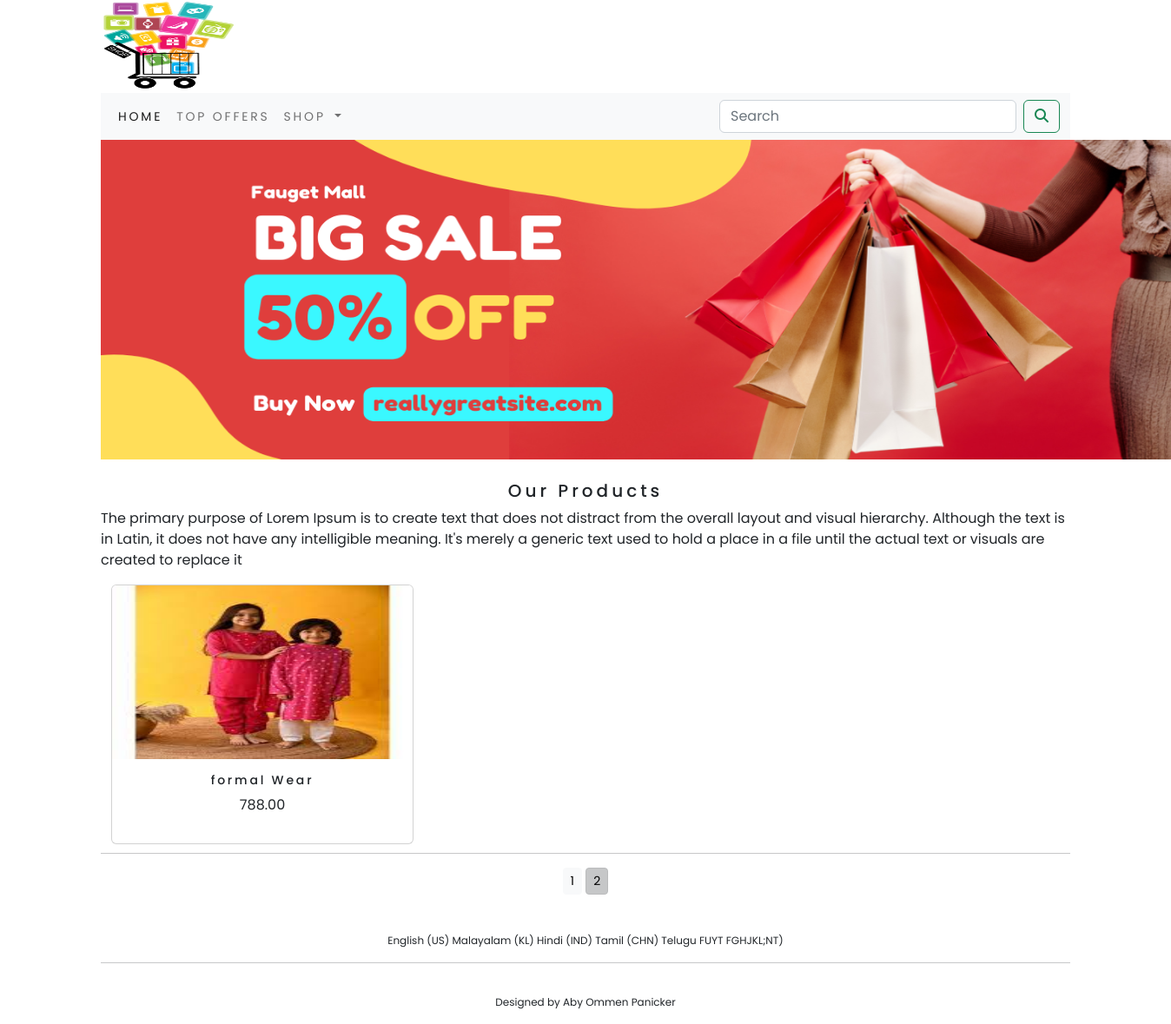
Screenshot of /shop/?page=2 with the database file from the repository.
### shop/models.py (models this page shows, shortened)
class Product(models.Model):
    name=models.CharField(max_length=250,unique=True)
    slug=models.SlugField(max_length=250,unique=True)
    description=models.TextField(blank=True)
    price=models.DecimalField(max_digits=10,decimal_places=2)
    category=models.ForeignKey(Category,on_delete=models.CASCADE)
    image = models.ImageField(upload_to='product',blank=True)
    stock=models.IntegerField()
    available=models.BooleanField(default=True)
    created=models.DateTimeField(auto_now_add=True)
    updated=models.DateTimeField(auto_now=True)
    def get_url(self):
        return reverse('shop:prodCatdetail',args=[self.category.slug,self.slug])
    class Meta:
        ordering=('name',)
        verbose_name='product'
        verbose_name_plural='products'

### shop/views.py (the view)
# urls.py: path('',views.allProdCat,name='allProdCat'),
def allProdCat(request,c_slug=None):
    c_page = None
    products_list = None
    if c_slug!= None:
        c_page = get_object_or_404(Category,slug=c_slug)
        products_list = Product.objects.all().filter(category=c_page,available=True)
    else:
        products_list = Product.objects.all().filter(available=True)
    paginator=Paginator(products_list,6)
    try:
        page=int(request.GET.get('page','1'))
    except:
        page=1
    try:
        products = paginator.page(page)
    except (EmptyPage,InvalidPage):
        products = paginator.page(paginator.num_pages)
    return render(request,"category.html",{'category':c_page, "products":products})

### cart/context_processors.py (called while the page is built)
def counter(request):
    item_count=0
    if 'admin' in request.path:
        return {}
    else:
        try:
            cart=Cart.objects.filter(cart_id=_cart_id(request))
            cart_items=CartItem.objects.all().filter(cart=cart[:1])
            for cart_item in cart_items:
                item_count += cart_item.quantity
        except Cart.DoesNotExist:
            item_count=0
    return  dict(item_count=item_count)

### cart/views.py (called while the page is built)
def _cart_id(request):
    cart = request.session.session_key
    if not cart:
        cart = request.session.create()
    return cart

### shop/context_processors.py (called while the page is built)
def menu_links(request):
    links=Category.objects.all()
    return dict(links=links)

### shop/models.py (called while the page is built)
    def get_url(self):
        return reverse('shop:products_by_category',args=[self.slug])

### templates/category.html (shortened to what this page needs)
{% extends 'base.html' %}
{% load static %}
{% block content %}
<div class="mx_auto">
    {% if category %}
        <img class="my_img" src="{{category.image.url}}" alt="{{category.name}}">
</div>
    <br>
<div>
     <h1 class="text-center my_title">{{category.name}}</h1>
     <p class="text-justify">{{category.description}}</p>
</div>
     {% else %}
<div>
    <img class="img2" src="{% static 'img/baner.png' %}" alt="Our Products">
</div>
<br>
<div>
    <h1 class="text-center my_title">Our Products</h1>
    <p class="text-justify">The primary purpose of Lorem Ipsum is to create text that does not distract from the overall layout and visual hierarchy. Although the text is in Latin, it does not have any intelligible meaning. It's merely a generic text used to hold a place in a file until the actual text or visuals are created to replace it</p>
</div>
    {% endif %}
<div class="container">
    <div class="row mx_auto">
        {% for product in products.object_list %}
        <div class="my_bottom_margin col-9 col-sm-12 col-md-4 col-md-4 xol-lg-4">
            <div class="card text-center" style="min-width: 18rem;">
                <a href="{{product.get_url}}"><img class="card-img-top my_image" src="{{product.image.url}}" alt="{{product.name}}" width="200px" height="200px"></a>
            <div class="card-body">
                <h4>{{product.name}}</h4>
                <p>{{product.price}}</p>
            </div>
            </div>
        </div>
        {% endfor %}
    </div>
    <div class="row mx_auto">
        {% if products.paginator.num_pages > 1 %}
        <hr>
        <div class="text-center">
            {% for pg in products.paginator.page_range %}
                <a href="?page={{pg}}" class="btn btn-light btn-sm {% if products.number ==  pg %} active {% endif %}">{{pg}}</a>
            {% endfor %}
        </div>
        {% endif %}
    </div>
    <br>
</div>
{% endblock %}

### static/css/custom.css (style rules this page uses)
body { font-family: 'Open Sans', sans-serif; font-family: 'Poppins', sans-serif; }
.img2 { margin-left: 0px; width: 1296px; height: 368px; }
.my_title { font-size: 20px; text_transform: uppercase; letter-spacing: .2em; }
.my_bottom_margin { margin-bottom: 10px; }
.card-body h4 { font-size: 14px; text_transform: uppercase; letter-spacing:.2em; }

### rows the page displays
Product: image (picture), name "formal Wear", price "788.00"

### other values shown
{{ pg }} "1" "2"
